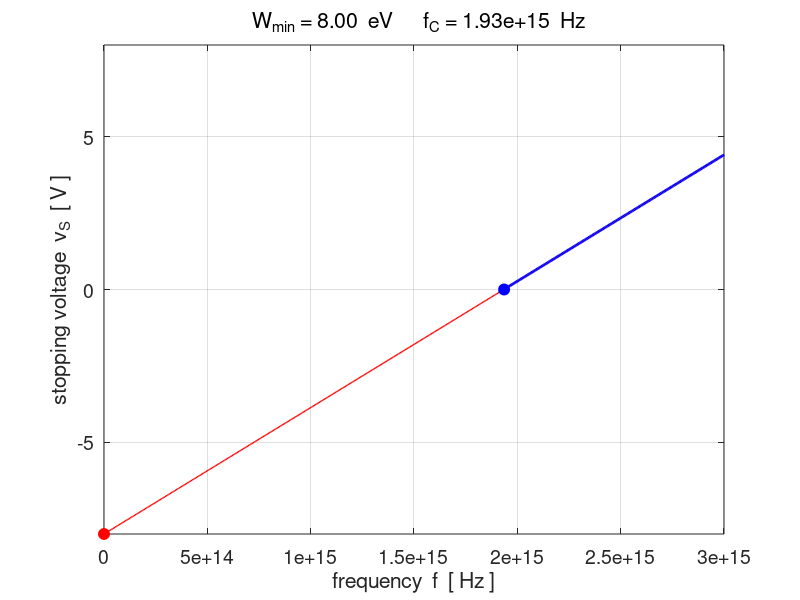
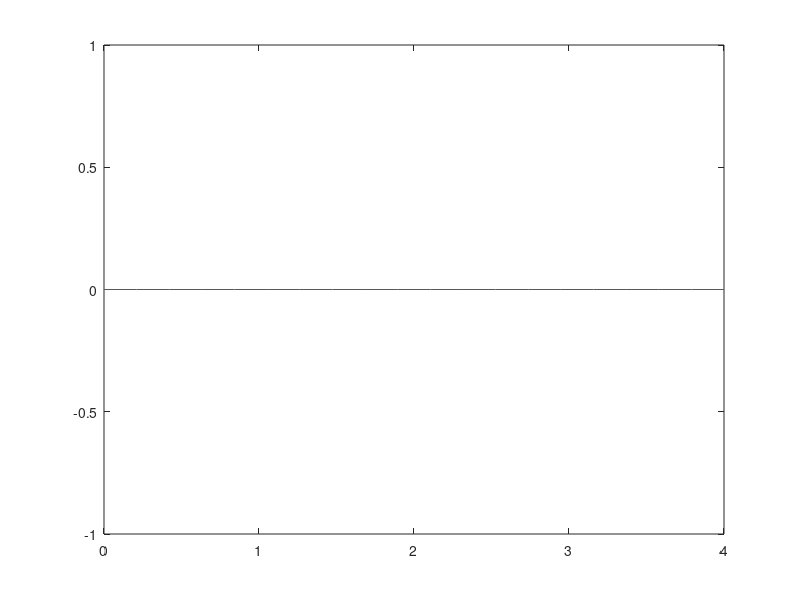

Source code (MATLAB) for these figures, in order:
% qm_PE.m

% A numerical model for the Photoelectric Effect.


% Ian Cooper
% School of Physics, University of Sydney
% Documentation: www.physics.usyd.edu.au/teach_res/mp/mphome.htm
%                
% Mscripts: www.physics.usyd.edu.au/teach_res/mp/mscripts


% 181027  Matlab 2018b

close all
clear 
clc

 
% SETUP ===============================================================
   lambdaR = [100, 800].*1e-9;      % wavelength limits   [m]    
   num = 500;
   e  = 1.60217662e-19;      % elementary charge  [C]
   me = 9.10938356e-31;      % electron mass      [kg]
   h  = 6.62607004e-34;      % Planck constant    [J.s]
   c  = 3.000e8;             % speed of light     [m/s]
   %Wmin = 4.70;              % Work Function      [eV]


% =====================================================================   
% Stopping voltage vs frequency
% =====================================================================
%  ANIMATED GIF:   flagS = 0 (not saved)  / flagS = 1 (save)
   flagS = 0;
%  Enter file name
     ag_name = 'agQM1.gif';
%  Delay in seconds before displaying the next image  
    delay = 2;  
%  Frame counter start
    nt = 1;

  fR = c./lambdaR;              % frequency limits    [Hz]
  f = linspace(0,fR(1),num);    % frequency range      [Hz]
  numW = 15;
  Wmin = linspace(1,8,numW);      % Work function [eV]
  
figure(1)
  FS = 14;
  pos = [0.05 0.05 0.35 0.5];
  set(gcf,'Units','normalized');
  set(gcf,'Position',pos);
  set(gcf,'color','w'); 

for cc = 1 : numW  
  vS = (h/e).*f - Wmin(cc);         % Stopping Voltage     {V}
  fC = e*Wmin(cc)/h;
   
  xP = f; yP = vS; 
    plot(xP,yP,'r','linewidth',1)
  hold on
 
  xP = f(vS>0); yP = vS(vS>0);
    plot(xP,yP,'b','linewidth',2)
  
  xP = 0; yP = -Wmin(cc);
    Hplot = plot(xP,yP,'o');
    set(Hplot,'markersize',8,'markerFaceColor','r','markerEdgeColor','r')
  xP = f(find(vS>0,1)); yP = 0;
    Hplot = plot(xP,yP,'o');
    set(Hplot,'markersize',8,'markerFaceColor','b','markerEdgeColor','b')
  
  xlabel('frequency  f  [ Hz ]')
  ylabel('stopping voltage  v_S  [ V ]')
   tm1 = '  W_{min} = ';
   tm2 = num2str(Wmin(cc),'%2.2f\n');
   tm3 = '  eV';
   tm4 = '      f_C = ';
   tm5 = num2str(fC,'%2.2e\n');
   tm6 = '  Hz';
   tm = [tm1 tm2 tm3 tm4 tm5 tm6];
   h_title = title(tm,'fontsize',FS,'fontweight','normal');
  
  ylim([-8 8])
  xlim([0 3e15])
  grid on
  box on
  set(gca,'fontsize',FS)
     if flagS == 1
       frame = getframe(1);
       im = frame2im(frame);
       [imind,cm] = rgb2ind(im,256);
       %  On the first loop, create the file. In subsequent loops, append.
       if nt == 1
         imwrite(imind,cm,ag_name,'gif','DelayTime',delay,'loopcount',inf);
       else
         imwrite(imind,cm,ag_name,'gif','DelayTime',delay,'writemode','append');
       end
       nt = nt+1;
     end    
 % pause(0.5)
  hold off
end  


% =====================================================================
% PHOTOCURRENT
% =====================================================================
%%
nE = 1000;
BE1 = 2; BE2 = 10*BE1;
BE = (BE2 - BE1).*rand(nE,1) + BE1;
fC = e*BE1/h;
E = 2*h*fC/e;
nP = 20;
vS = linspace(0,E,20);
I = zeros(20,1);
%for c1 = 1:1
  %  if vS(c1) < E
    %  for c2 = 1:nP 
    
    Eesc = BE(BE<E)
    Eanode = Eesc(Eesc>3)
    length(Eanode)
    
    % I(c1) = I(c1) +  length(E-BE > vS(c1));
   %   end
 %   end
%end

figure(2)
plot(vS,I)
